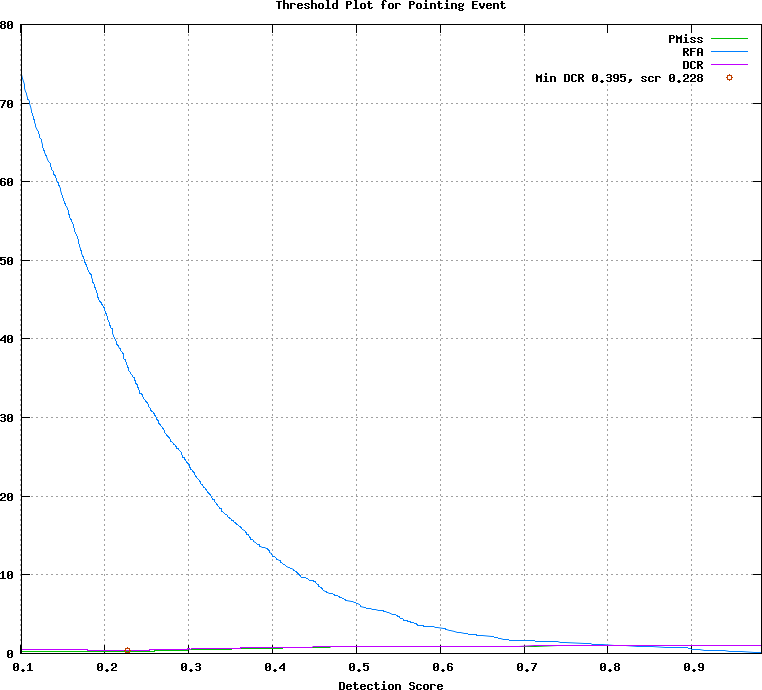

The script that drew this image:
## GNUPLOT command file
set terminal postscript color
set style data lines
set title 'Threshold Plot for Pointing Event'
set xlabel 'Detection Score'
set grid
set size ratio 0.85
plot [0.101000:0.983000]  \
  'test.det.Pointing_Event.dat.1' using 1:4 title 'PMiss' with lines lt 2, \
  'test.det.Pointing_Event.dat.1' using 1:5 title 'RFA' with lines lt 3, \
  'test.det.Pointing_Event.dat.1' using 1:6 title 'DCR' with lines lt 4, \
  'test.det.Pointing_Event.dat.2' using 1:2 title 'Min DCR 0.395, scr 0.228' with points lt 6
